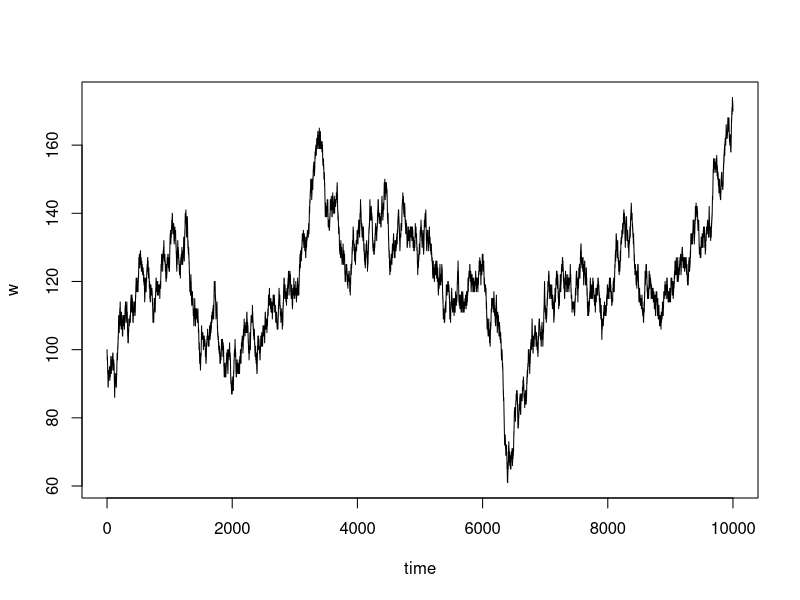
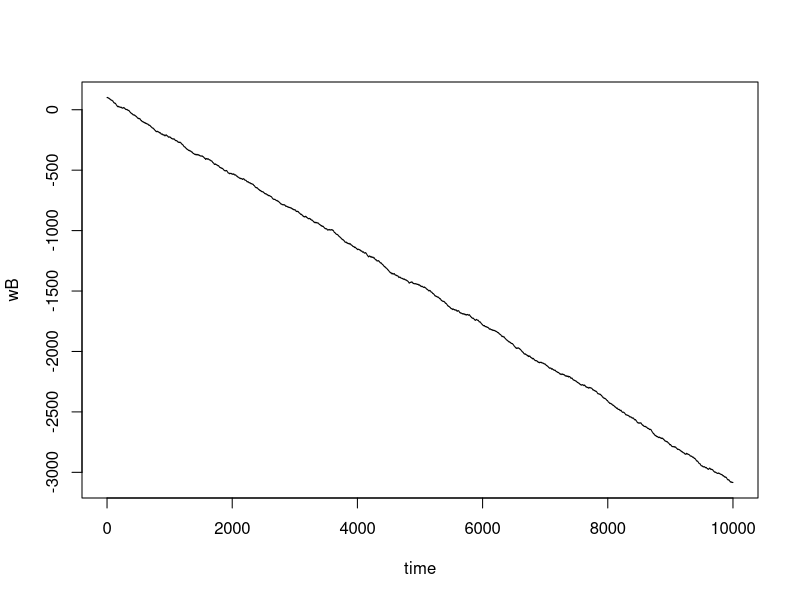
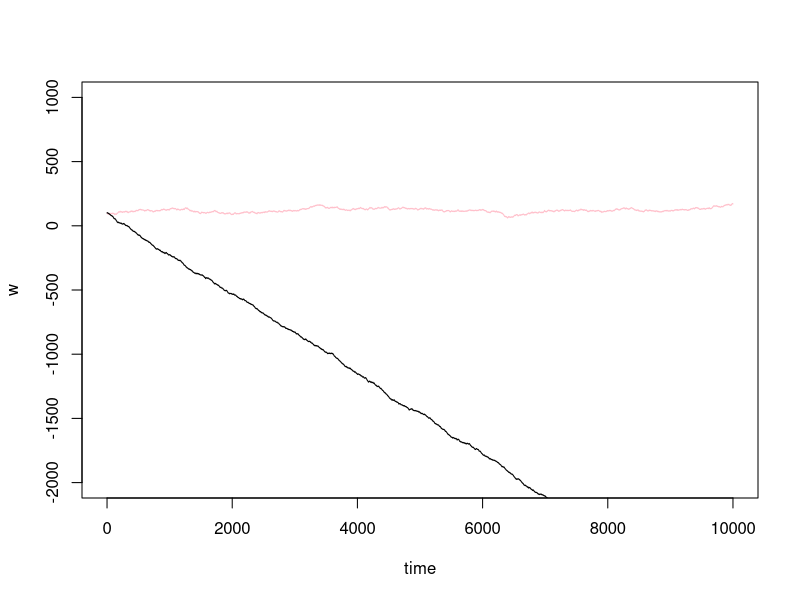

Write the R code that produced these figures, in order.
#Question 1

w0 <- 100
T <- 10000

sprintf("You started with $%s", w0)

w <- rep(0, T+1)
x <- rep(0, T)

w[1]=w0

for(t in 1:T){
  p <- runif(1,0,1)
  u <- runif(1,0,1)
  if(u <= p)  {
    #############
    # Supress output
    #print("you loose")
    x[t] <- 0
    w[t+1] <- w[t]+1
  } else {
    #print ("you win")
    x[t] <- 1
    w[t+1] <- w[t]-1
  }
  #print(sprintf("you now have $%s", w[t+1]))
}
time = 0:T
plot(time, w, type = "l")


#Question 2
w0 <- 100
T <- 10000

sprintf("You started with $%s", w0)

wB <- rep(0, T+1)
x <- rep(0, T)
# #### Comment
# Note that this creates a single realization of u, not a single path
# In fact, running it this way makes p the random draw and u the
# probability of winning
u <- runif(1,0,1)

wB[1]=w0

for(t in 1:T){
  p <- runif(1,0,1)
  if(u <= p)  {
    #print("you loose")
    x[t] <- 0
    wB[t+1] <- wB[t]+1
  } else {
    #print ("you win")
    x[t] <- 1
    wB[t+1] <- wB[t]-1
  }
  #print(sprintf("you now have $%s", w[t+1]))
}
time = 0:T
plot(time, wB, type = "l")

#Question 3
###### Comment
# what are these for?
#minimum <- minval(w, wB)
#maximum <- maxval(w, wB)

time = 0:T
plot(time, w, type = "l", col="pink", ylim = c(-2000,1000), xlim = c(0,10000))
lines(time, wB)

#Question 4

w0 <- 100
T <- 10000
R <- 200
sprintf("You started with $%s", w0)

wD <- rep(0, T+1)
p <- runif(1,0,1)

K<- c(0, R)

wD[1]=w0
for(j in 1:R){
wD<-rep(0, T+1)
wD[1]<-w0

for(t in 1:T){
u <- runif(1,0,1)
if(u <= p)  {
 #print("you loose")
 wD[t+1] <- wD[t]+1
} else {
 #print ("you win")
 wD[t+1] <- wD[t]-1
}
#print(sprintf("you now have $%s", w[t+1]))
}
}
K[j]<-wD[T+1]
ave<- mean(K)

#Question 5

w0 <- 100
T <- 10000
R <- 200
sprintf("You started with $%s", w0)

K<- c(0, R)

##### Comment
# added definition of WE
wE <- rep(0, T+1)

wE[1]=w0
for(j in 1:R){
wE <- rep(0, T+1)
p <- runif(1,0,1)
wE[1]<-w0

for(t in 1:T){
 u <- runif(1,0,1)
 if(u <= p)  {
   #print("you loose")
   wE[t+1] <- wE[t]+1
 } else {
   #print ("you win")
   wE[t+1] <- wE[t]-1
 }
 #print(sprintf("you now have $%s", w[t+1]))
}
}
K[j]<-wE[T+1]
ave<- mean(K)
